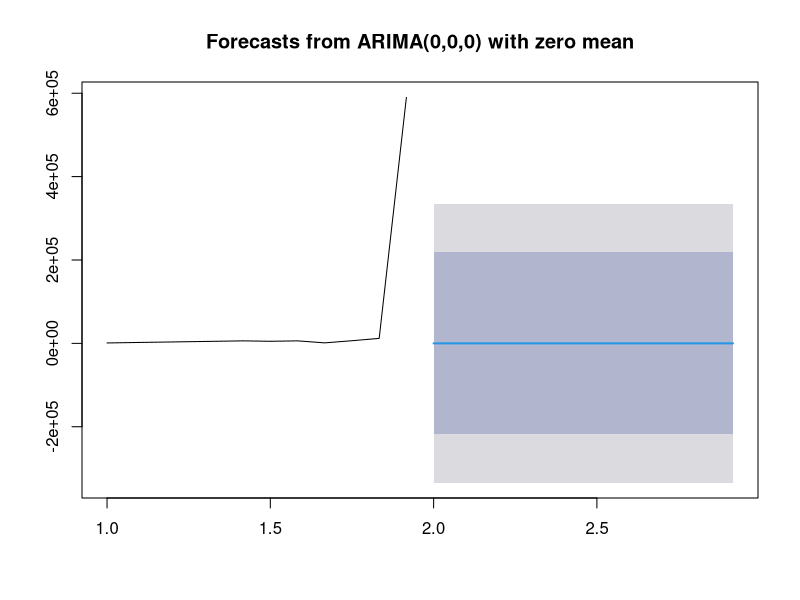

Reproduce this figure in R.
library(forecast)
library(ggplot2)

# create a data frame 
sales_data <- data.frame(
  Month = seq(as.Date("2023-01-01"), as.Date("2023-12-01"), by = "month"),
  sales = c(1000, 2000, 3000, 4000, 5000, 6000, 5000, 6000, 1200, 6333, 12000, 589999)
)

# Print the sales_data data frame
print(sales_data)

# Convert sales data into time series data 
sales_ts <- ts(sales_data$sales, frequency = 12)
print(sales_ts)

# Fit an ARIMA model
arima_model <- auto.arima(sales_ts)

# Forecast the sales for the next twelve months 
sales_forecast <- forecast(arima_model, h = 12)

# Plot the graph 
plot(sales_forecast)

